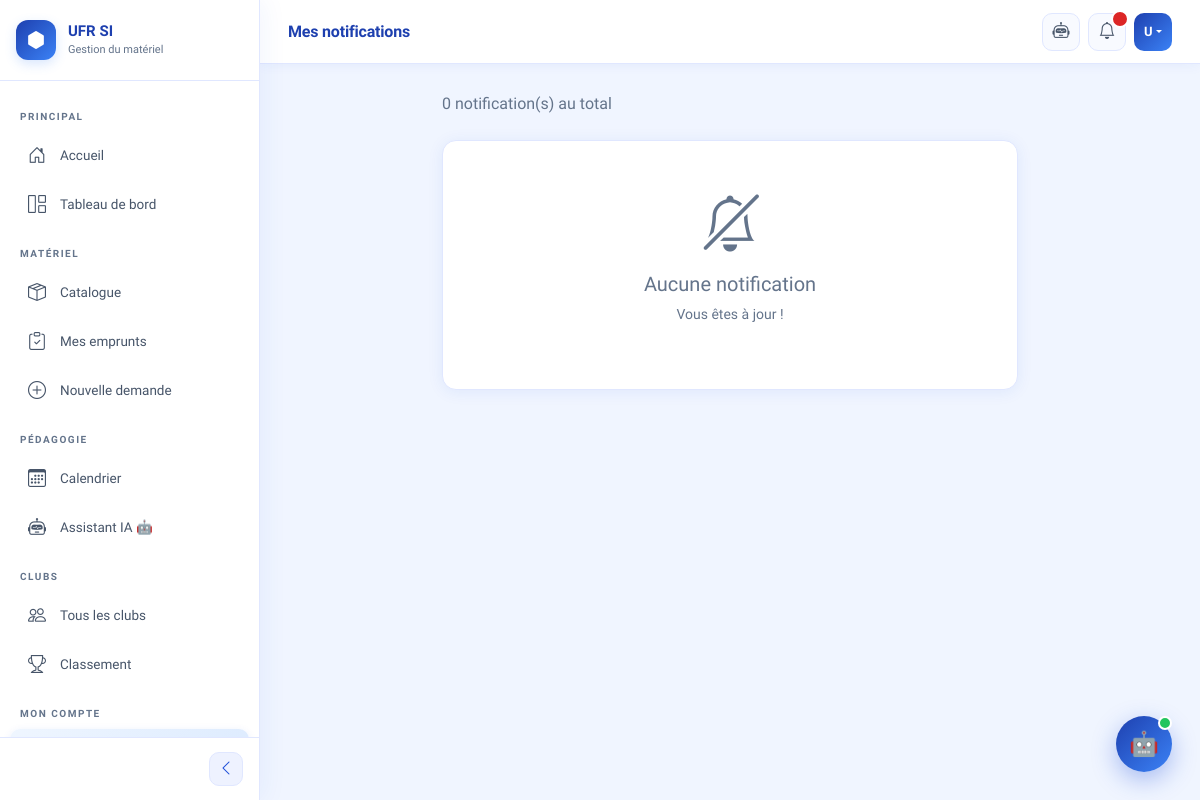
The page /clubs/notifications/ (signed in) on the database as committed earlier.
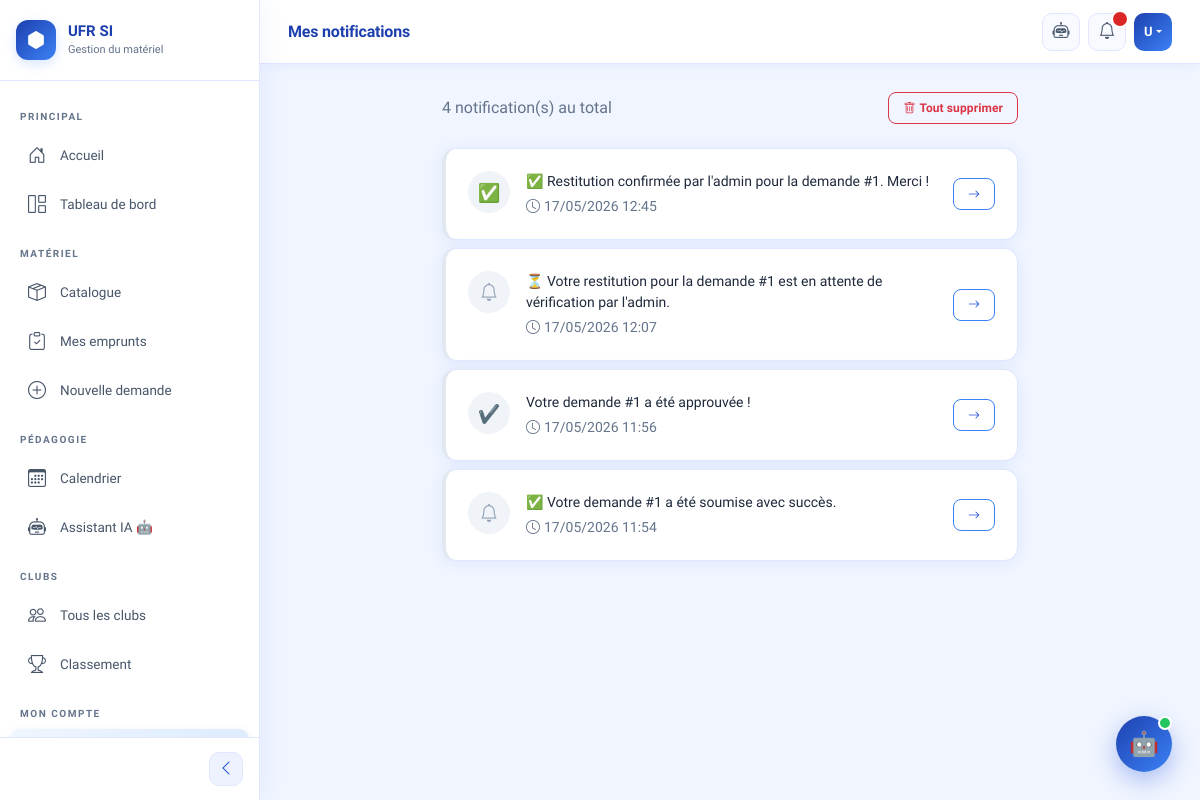
The same page on the database as committed later.
### clubs/models.py (models this page shows, shortened)
class Notification(models.Model):
    destinataire = models.ForeignKey(
        Utilisateur,
        on_delete=models.CASCADE,
        related_name='notifications'
    )
    message = models.TextField()
    lu = models.BooleanField(default=False)
    date = models.DateTimeField(auto_now_add=True)
    lien = models.CharField(max_length=200, blank=True)

### clubs/views.py (the view)
# urls.py: path('notifications/', views.mes_notifications, name='mes_notifications'),
@login_required
def mes_notifications(request):
    notifications = Notification.objects.filter(
        destinataire=request.user
    ).order_by('-date')
    non_lues = notifications.filter(lu=False).count()
    notifications.filter(lu=False).update(lu=True)
    return render(request, 'clubs/notifications.html', {
        'notifications': notifications,
        'non_lues': non_lues
    })

### templates/clubs/notifications.html (shortened to what this page needs)
{% extends 'base.html' %}
{% block page_titre %}Mes notifications{% endblock %}
{% block contenu %}
<div class="row justify-content-center">
  <div class="col-md-8">
    <div class="d-flex justify-content-between align-items-center mb-4">
      <p class="text-muted mb-0">
        {{ notifications.count }} notification(s) au total
      </p>
      {% if notifications %}
      <form method="post" action="{% url 'supprimer_notifications' %}">
        <button type="submit" class="btn btn-outline-danger btn-sm">
          <i class="bi bi-trash me-1"></i>Tout supprimer
        </button>
      </form>
      {% endif %}
    </div>
    {% if notifications %}
      {% for notif in notifications %}
      <div class="card mb-2" style="border-left: 4px solid
           {% if not notif.lu %}var(--primary){% else %}#e2e8f0{% endif %};">
        <div class="card-body d-flex justify-content-between align-items-center">
          <div class="d-flex gap-3 align-items-start">
            <div style="width:42px; height:42px; border-radius:50%; flex-shrink:0;
                 background:{% if not notif.lu %}var(--primary){% else %}#f0f4f8{% endif %};
                 color:{% if not notif.lu %}white{% else %}#94a3b8{% endif %};
                 display:flex; align-items:center; justify-content:center; font-size:18px;">
              {% if 'Restitution' in notif.message %}✅
              {% elif 'RETARD' in notif.message %}❌
              {% elif 'Rappel' in notif.message %}⏰
              {% elif 'ALERTE' in notif.message %}🚨
              {% elif 'approuvée' in notif.message %}✔️
              {% elif 'refusée' in notif.message %}❌
              {% else %}<i class="bi bi-bell"></i>
              {% endif %}
            </div>
            <div>
              <p class="mb-1" style="font-size:14px;">{{ notif.message }}</p>
              <p class="text-muted small mb-0">
                <i class="bi bi-clock me-1"></i>{{ notif.date|date:"d/m/Y H:i" }}
              </p>
            </div>
          </div>
          {% if notif.lien %}
          <a href="{{ notif.lien }}" class="btn btn-sm btn-outline-primary flex-shrink-0">
            <i class="bi bi-arrow-right"></i>
          </a>
          {% endif %}
        </div>
      </div>
      {% endfor %}
    {% else %}
    <div class="card p-5 text-center">
      <i class="bi bi-bell-slash display-4 text-muted mb-3"></i>
      <h5 class="text-muted">Aucune notification</h5>
      <p class="text-muted small">Vous êtes à jour !</p>
    </div>
    {% endif %}
  </div>
</div>
{% endblock %}

Rows that differ between the two databases and show on the page:
added Notification: message "✅ Restitution confirmée par l'admin pour la demande #1. Merci !", date "17/05/2026 12:45"
added Notification: message "⏳ Votre restitution pour la demande #1 est en attente de vérification par l'admin.", date "17/05/2026 12:07"
added Notification: message "Votre demande #1 a été approuvée !", date "17/05/2026 11:56"
added Notification: message "✅ Votre demande #1 a été soumise avec succès.", date "17/05/2026 11:54"
Other text that changed with them:
{{ notifications.count }}: "0" → "4"
text no longer shown: "Aucune notification Vous êtes à jour !"
text now shown: "Tout supprimer"
